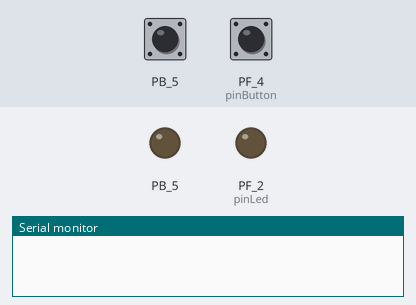
Recording of a sketch running on a simulated TI Tiva C LaunchPad. On the bench: output pins drawn as LEDs (lit = HIGH), the last lines printed to the serial monitor. The inputs (shaded band) are chosen by the test bench; at power-on: PF_4 (pinButton) HIGH, PB_5 HIGH.

Above: at 4.2 s.
4.3 s: PF_4 (pinButton) pulled LOW for 0.15 s
At 5.2 s:
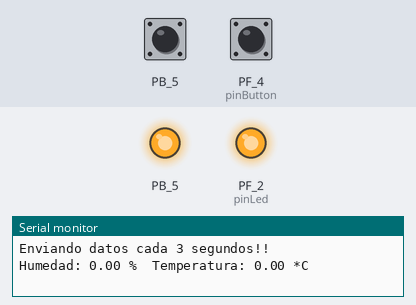
7.4 s: PF_4 (pinButton) pulled LOW for 1 s
At 8.8 s:
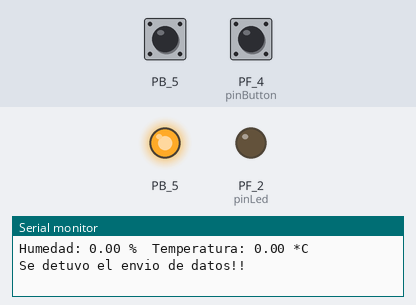
9.9 s: PF_4 (pinButton) pulled LOW for 3.2 s
At 12.6 s:
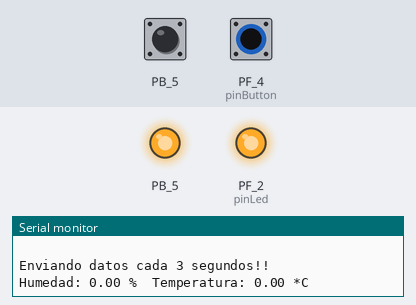
Timing chart, 0 to 22.1 s (numbered marks = the images above; inputs shaded):
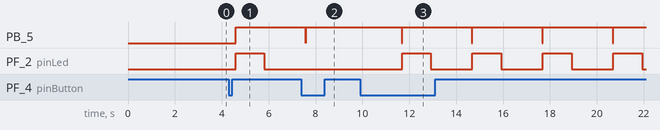

Measured:
- after the input at 4.3 s, PB_5: LOW → HIGH after 0.29 s; PF_2 (pinLed): LOW → HIGH after 0.29 s, → LOW 1.2 s later
- after the input at 7.4 s, PB_5: HIGH → LOW after 0.17 s, → HIGH 0.02 s later; PF_2 (pinLed): stays LOW (without the input it goes to HIGH after 0.19 s)
- after the input at 9.9 s, PB_5: alternates HIGH for 3.0 s and LOW for 0.02 s, starting after 1.8 s; PF_2 (pinLed): alternates HIGH for 1.2 s and LOW for 1.8 s, starting after 1.8 s

The sketch:

LM4F_E011.ino
```cpp
/*******************************************************************************
 *
 *    Enviar datos del DHT22 a través del puerto serie a Python
 *
 *******************************************************************************
 * FileName:        LM4F_E011.ino
 * Processor:       EX-LM4F120XL
 * Complier:        Energia 1.6.10E18
 * Author:          Pedro Sánchez (MrChunckuee)
 * Blog:            http://mrchunckuee.blogspot.com/
 * Email:           mrchunckuee.psr@gmail.com
 * Description:     Este ejemplo se basa en la libreria de Adafruit para el
 *                  sensor de temperatura y humedad DHT22, cuando sepulsa SW1
 *                  envia los datos a Python y realiza un blink en el
 *                  LED Azul, si se vuelve a pulsar SW1 el envio se detiene.
 *******************************************************************************
 * Rev.         Date            Comment
 *   v0.0.0     31/07/2019      Creación del firmware
 ******************************************************************************/

#include "DHT.h"

#define DHTPIN PB_5     // what digital pin we're connected to
#define DHTTYPE DHT22   // DHT 22  (AM2302), AM2321

DHT dht(DHTPIN, DHTTYPE);

const int pinButton = PUSH1;
const int pinLed =  BLUE_LED;

// Variables will change:
int ledState = LOW;             // ledState used to set the LED
long previousMillis = 0;        // will store last time LED was updated
long interval = 1500;           // interval at which to blink (milliseconds)
int buttonState = 0;
int buttonTicks = 0;
int currentButtonState = 0;
int lastButtonState= 0;
int buttonFlag = LOW;

void setup() {
  pinMode(pinButton, INPUT_PULLUP);
  pinMode(pinLed, OUTPUT);
  Serial.begin(9600);
  dht.begin();
  delay(3000);
}

void loop(){
  GetInput();
  if(buttonFlag == HIGH){
    unsigned long currentMillis = millis();

    if(currentMillis - previousMillis > interval) {
      // save the last time you blinked the LED
      previousMillis = currentMillis;

      // if the LED is off turn it on and vice-versa:
      if (ledState == LOW){
        ledState = HIGH;

        //Se lee temperatura y humedad
        float h = dht.readHumidity();
        float t = dht.readTemperature();
        Serial.print("Humedad: ");
        Serial.print(h);
        Serial.print(" % ");
        Serial.print(" Temperatura: ");
        Serial.print(t);
        Serial.println(" *C");
      }
      else
        ledState = LOW;

      // set the LED with the ledState of the variable:
      digitalWrite(pinLed, ledState);
      }
    }
}

void GetInput(void){
  // Push Button debounce
  if (buttonState != digitalRead(pinButton)){
    if (buttonTicks > 20){
      buttonState = digitalRead(pinButton);
      buttonTicks = 0;
      }
      else buttonTicks++;
  }
  else buttonTicks = 0;
  // Process the push button
  currentButtonState = buttonState;
  if (currentButtonState == 0 && lastButtonState == 1){

    if (buttonFlag == LOW){
      buttonFlag = HIGH;
      Serial.println("Enviando datos cada 3 segundos!!");
      }
    else{
      buttonFlag = LOW;
      digitalWrite(pinLed, LOW);
      Serial.println("Se detuvo el envio de datos!!");
      Serial.println(" ");
      }
  }
  lastButtonState = currentButtonState;
}
```
